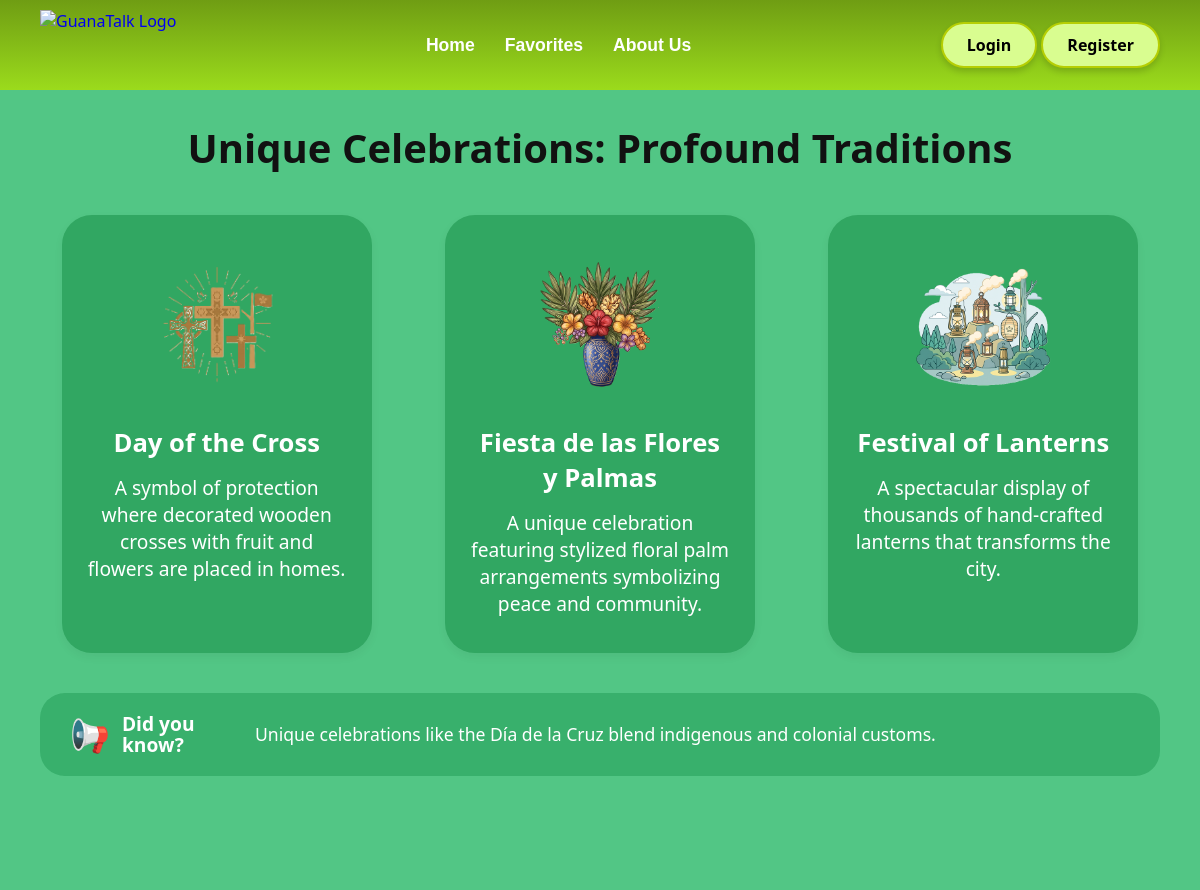
The page /unique-celebrations.php on the database its author committed.
### tables this page shows
CREATE TABLE `unique_celebrations` (
  `id` int(11) NOT NULL,
  `nombre` varchar(150) NOT NULL,
  `descripcion` text NOT NULL,
  `imagen` varchar(255) NOT NULL
);

### unique-celebrations.php (the view, shortened to what this page needs)
<?php
include("php/conexion.php");
$query = "SELECT * FROM unique_celebrations";
$resultado = $conn->query($query);
?>
<!DOCTYPE html>
<html lang="es">
    <head>
        <link rel="stylesheet" href="styles/traditions.css">
        <link rel="stylesheet" href="styles/unique-celebrations.css">
        <link rel="stylesheet" href="styles/navbar.css">
    </head>
    <body>
        <?php include("components/navbar.php"); ?>
        <div class="celebrations-bg">
            <main class="celebrations-container">
                <h1 class="celebrations-title">Unique Celebrations: Profound Traditions</h1>
                <section class="celebrations-grid">
                    <?php
                    if ($resultado && $resultado->num_rows > 0) {
                        while ($fila = $resultado->fetch_assoc()) {
                            ?>
                            <div class="celebration-card">
                                <div class="celebration-img-box">
                                    <img src="img/<?php echo $fila['imagen']; ?>" alt="<?php echo $fila['nombre']; ?>">
                                </div>
                                <h2><?php echo $fila['nombre']; ?></h2>
                                <p><?php echo $fila['descripcion']; ?></p>
                            </div>
                            <?php
                        }
                    } else {
                        echo "<p style='color: white; text-align: center; width: 100%;'>No celebrations found.</p>";
                    }
                    ?>
                </section>
                <section class="celebrations-dyk-banner">
                    <div class="dyk-badge">
                        <span>📢</span>
                        <strong>Did you<br>know?</strong>
                    </div>
                    <p class="dyk-message">Unique celebrations like the Día de la Cruz blend indigenous and colonial customs.</p>
                </section>
            </main>
        </div>
    </body>
</html>

### styles/traditions.css (style rules this page uses)
* { margin: 0; padding: 0; box-sizing: border-box; font-family: 'Segoe UI', Tahoma, Geneva, Verdana, sans-serif; }
body { background-color: #F9F5EB; color: #333; padding-bottom: 80px; }

### styles/unique-celebrations.css (style rules this page uses)
* { margin: 0; padding: 0; box-sizing: border-box; font-family: 'Segoe UI', Tahoma, Geneva, Verdana, sans-serif; }
body { margin: 0; padding: 0; width: 100%; }
.celebrations-bg { background-color: #52C685; min-height: 100vh; width: 100%; padding-bottom: 50px; }
.celebrations-container { max-width: 1200px; margin: 0 auto; padding: 20px 40px; }
.celebrations-title { text-align: center; font-size: 2.5rem; font-weight: 800; color: #111111; margin-top: 10px; margin-bottom: 40px; }
.celebrations-grid { display: flex; justify-content: space-between; gap: 30px; margin-bottom: 40px; }
.celebration-card { background-color: #31A762; border-radius: 30px; padding: 35px 25px; flex: 1; max-width: 310px; margin: 0 auto; display: flex; flex-direction: column; align-items: center; text-align: center; box-shadow: 0 4px 10px rgba(0, 0, 0, 0.05); }
.celebration-img-box { width: 150px; height: 150px; margin-bottom: 25px; display: flex; align-items: center; justify-content: center; }
.celebration-img-box img { max-width: 100%; max-height: 100%; object-fit: contain; }
.celebration-card h2 { color: white; font-size: 1.6rem; font-weight: 700; margin-bottom: 15px; }
.celebration-card p { color: white; font-size: 1.2rem; line-height: 1.4; }
.celebrations-dyk-banner { background-color: #38B06C; border-radius: 25px; padding: 20px 30px; display: flex; align-items: center; gap: 25px; color: white; margin-top: 20px; }
.dyk-badge { display: flex; align-items: center; gap: 12px; min-width: 160px; }
.dyk-badge span { font-size: 2rem; }
.dyk-badge strong { font-size: 1.2rem; line-height: 1.1; font-weight: 800; }
.dyk-message { font-size: 1.1rem; line-height: 1.3; }

### rows shown on the page
unique_celebrations: imagen (picture), nombre "Day of the Cross", descripcion "A symbol of protection where decorated wooden crosses with fruit and flowers are placed in homes."
unique_celebrations: imagen (picture), nombre "Fiesta de las Flores y Palmas", descripcion "A unique celebration featuring stylized floral palm arrangements symbolizing peace and community."
unique_celebrations: imagen (picture), nombre "Festival of Lanterns", descripcion "A spectacular display of thousands of hand-crafted lanterns that transforms the city."
